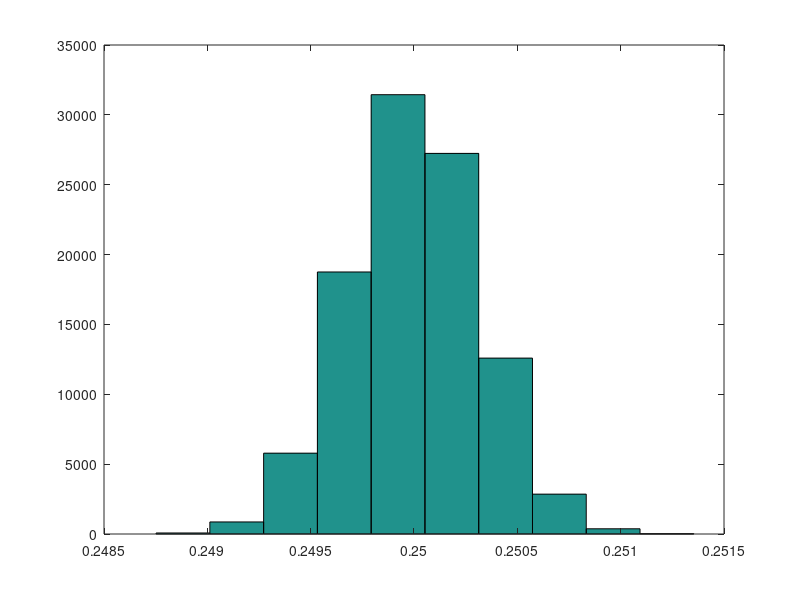
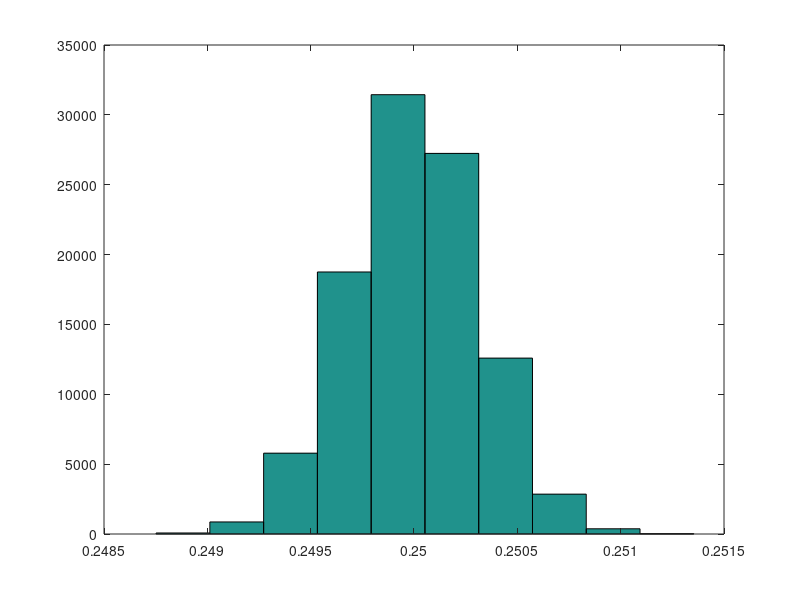
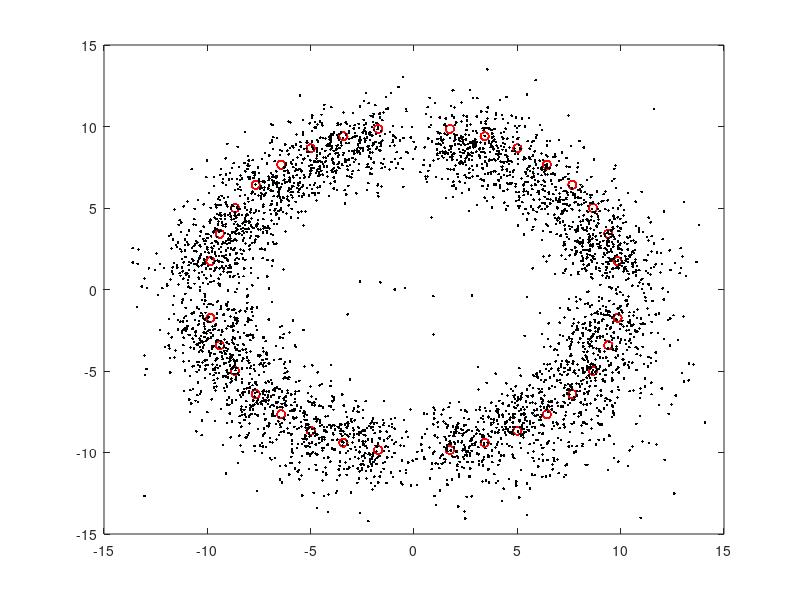
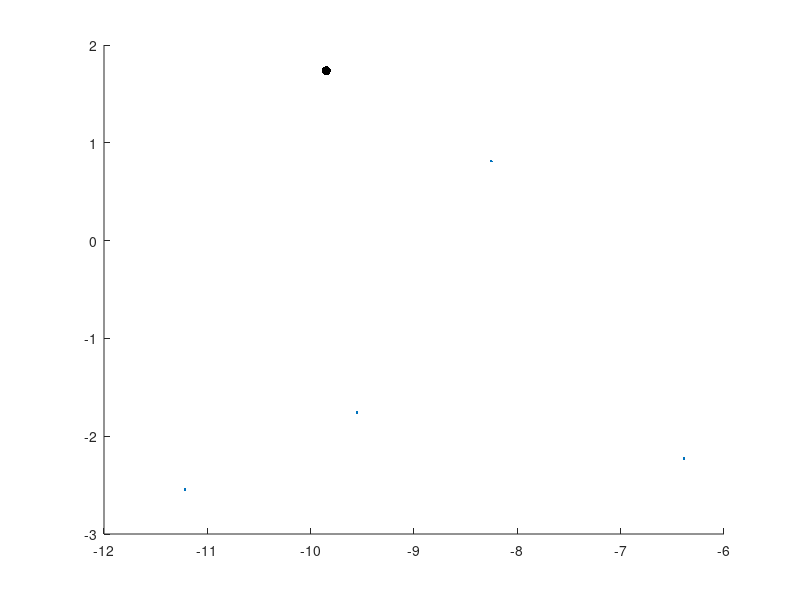

These figures' MATLAB source, in order: (Note: this script raises an error after producing the figures.)
%% understanding Jbar, tau, and sigma

sigma = 5;
Jbar = 16;
tau = .0001;

nSamps = 1e5;
samps = sqrt(1./gamrnd(Jbar/tau,tau,1,nSamps));

hist(1./samps.^2)
hist(samps)

figure; hist(samps)
mean(samps)

%% ==========================================================
%             STUFF WITH ACTUAL DATA!
% ===========================================================
% 08.25.2016

% load in data file
load('group_data.mat')

% rename useful columns of group_data.mat
data_subj = group_data(:,1);
data_priority = group_data(:,2);
data_discsize = group_data(:,4);
response_x = group_data(:,6);
response_y = group_data(:,7);
target_x = 10*cosd(group_data(:,13)); % x location
target_y = 10*sind(group_data(:,13)); % y location

% 
idx = find(isnan(response_x) | isnan(response_y) | isnan(target_x) | isnan(target_y)  ); % delete nans 
response_x(idx) = [];
response_y(idx) = [];
target_x(idx) = [];
target_y(idx) = [];
data_priority(idx) = [];
data_subj(idx) = [];
data_discsize(idx) = [];

% errors
error_x = response_x - target_x;
error_y = response_y - target_y;
error_euclid = sqrt(error_x.^2 + error_y.^2);

idx = error_euclid > 13;
idx = idx | (data_discsize > 13); % delete stuff with disc size > 13
error_x(idx) = [];
error_y(idx) = [];
error_euclid(idx) = [];
response_x(idx) = [];
response_y(idx) = [];
target_x(idx) = [];
target_y(idx) = [];
data_priority(idx) = [];
data_subj(idx) = [];
data_discsize(idx) = [];

% % project everything onto first quadrant
% sign_x = sign(target_x);
% sign_y = sign(target_y);
% response_x = response_x.*sign_x;
% response_y = response_y.*sign_y;
% target_x = target_x.*sign_x;
% target_y = target_y.*sign_y;

% priority and subject numbers
priorityVec = unique(data_priority); % priority condition
nPriorities = length(priorityVec);
titleVec = {'low','med','high'};
subjVec = unique(data_subj);
nSubj = length(subjVec);

% changing to polar coordinates
[target_theta, target_rho] = cart2pol(target_x,target_y);
[response_theta, response_rho] = cart2pol(response_x,response_y);

% errors
error_rho = response_rho - target_rho;
error_theta = response_theta - target_theta;



%% plot raw data (targets and responses)
figure;
plot(target_x,target_y,'ro')
hold on; 
plot(response_x,response_y,'k.')

%% plotting mean and covariance plot of each of 8 target locations
% best if you project onto one quadrant (see section above)

for isubj = 1:nSubj
    subjnum = subjVec(isubj);
    
    for ipriority = 1:nPriorities;
        priority = priorityVec(ipriority);
        
        figure;
        targets_x = unique(target_x);
        for itarget = 1:length(targets_x);
            currtarget_y = target_y(find(target_x == targets_x(itarget),1,'first')); % value of corresponding y_cordingate
            idxx = target_x == targets_x(itarget); % trials which have the correct target
            idxxx = idxx & (data_priority == priority) & (data_subj == subjnum); % correct target, priority condition, and subject number
            
            hold on;
            plot(targets_x(itarget),currtarget_y,'k.','MarkerSize',20)
            plot(response_x(idxxx),response_y(idxxx),'.')
            
            % get and plot cov circle for each target
            responses = [response_x(idxxx) response_y(idxxx)];
            covMat = cov(responses);
            circle = bsxfun(@plus,mean(responses),[cos(linspace(0,2*pi,50))' sin(linspace(0,2*pi,50))']*covMat);
            plot(circle(:,1),circle(:,2),'Color',aspencolors('coral')); % plot covariance circle
            
        end
        defaultplot;
        title(['subj' num2str(subjnum) ' ' titleVec{ipriority} ' priority'])
        axis equal
%         savefig(gcf,['subj' num2str(subjnum) '_' titleVec{ipriority} ])
%         savefig(gcf,['subj' num2str(subjnum) '_' titleVec{ipriority} '.png' ])
    end
end

%% plot of distribution of error and disc size with priority
nBins = 15;

% z-score subject data
standardized_discsize = nan(size(data_discsize));
standardized_error = nan(size(error_euclid));
for isubj = 1:nSubj
    subjnum = subjVec(isubj);
    
    idx = data_subj == subjnum;
    
    discsize = data_discsize(idx);
    euclideanerror = error_euclid(idx);
    
    % standardize them
    discsize = (discsize - mean(discsize))./std(discsize);
    euclideanerror = (euclideanerror - mean(euclideanerror))./std(euclideanerror);
    
    % put them back
    standardized_error(idx) = euclideanerror;
    standardized_discsize(idx) = discsize;    
end

colorVec = {'k','b','r'};
figure; hold on;
% centers = linspace(0,12,nBins);
for ipriority = 1:nPriorities;
    priority = priorityVec(ipriority);
    
    idx = data_priority == priority; 
%         [counts,centers] = hist(standardized_error(idx),nBins);
    [counts,centers] = hist(standardized_discsize(idx),nBins);
    counts = counts./sum(counts);
    
    plot(centers,counts,colorVec{ipriority})
    
end
defaultplot

%% main effects of error and disc size from priority

discsizeMat = nan(nSubj,nPriorities);
euclideanerrorMat = discsizeMat;
rhoerrorMat = discsizeMat; thetaerrorMat = discsizeMat;
for isubj = 1:nSubj;
    subjnum = subjVec(isubj);
    
    for ipriority = 1:nPriorities;
        priority = priorityVec(ipriority);
        
        idx = (data_subj == subjnum) & (data_priority == priority); % indices of trials for current subject
        
        % euclidean error
        euclideanerrorMat(isubj,ipriority) = mean(error_euclid(idx));
        euclideanvarMat(isubj,ipriority) = var(error_euclid(idx));
        
        % mean other errors
        rhoerrorMat(isubj,ipriority) = mean(error_rho(idx));
        thetaerrorMat(isubj,ipriority) = mean(error_theta(idx));
        
        % mean disc size
        discsizeMat(isubj,ipriority) = mean(data_discsize(idx));
    end
    
end

% mean euclidean error main effect
figure;
meaneucliderror = mean(euclideanerrorMat);
semeucliderror = std(euclideanerrorMat)/sqrt(nSubj);
errorbar(meaneucliderror,semeucliderror,'k','LineStyle','none')
set(gca,'XTick',[1 2 3],'XTickLabel',[0.1 0.3 0.6])
xlabel('priority'); title('mean euclidean error'); defaultplot;

% var euclidean error main effect
figure;
meanvareucliderror = mean(euclideanvarMat);
semvareucliderror = std(euclideanvarMat)/sqrt(nSubj);
errorbar(meanvareucliderror,semvareucliderror,'k','LineStyle','none')
set(gca,'XTick',[1 2 3],'XTickLabel',[0.1 0.3 0.6])
xlabel('priority'); title('euclidean error variance'); defaultplot;

% % mean disc size
% figure;
% meandiscsize = mean(discsizeMat);
% semdiscsize = std(discsizeMat)/sqrt(nSubj);
% errorbar(meandiscsize,semdiscsize,'k','LineStyle','none')
% set(gca,'XTick',[1 2 3],'XTickLabel',[0.1 0.3 0.6])
% xlabel('priority'); title('discsize'); defaultplot;

%% plotting bias as a function of priority across or within each subject

aveplot = 1;
indvlplot = 0;

biasVec_theta = nan(nSubj,nPriorities);
varVec_theta = nan(nSubj,nPriorities);
biasVec_rho = nan(nSubj,nPriorities);
varVec_rho = nan(nSubj,nPriorities);
for isubj = 1:nSubj % for each subject
    subjnum = subjVec(isubj);
    
    for ipriority = 1:nPriorities % for each priority
        priority = priorityVec(ipriority);
        idx = (data_subj == subjnum) & (data_priority == priority); % indices of trials for current subject
        
        % calculating bias and variance of rho and theta
        biasVec_rho(isubj,ipriority) = mean(error_rho(idx));
        varVec_rho(isubj,ipriority) = var(error_rho(idx));
        biasVec_theta(isubj,ipriority) = mean(error_theta(idx));
        varVec_theta(isubj,ipriority) = var(error_theta(idx));
    end
    
    if (indvlplot)
        figure;
        subplot(2,2,1); 
        plot(biasVec_rho(isubj,:),'ko')
        title('bias rho')
        defaultplot;
        
        subplot(2,2,2); 
        plot(biasVec_theta(isubj,:),'ko')
        title('bias theta')
        defaultplot;
        
        subplot(2,2,3); 
        plot(varVec_rho(isubj,:),'ko')
        title('variance rho')
        defaultplot;
        
        subplot(2,2,4); 
        plot(varVec_theta(isubj,:),'ko')
        title('variance theta')
        defaultplot;
        
        pause;
    end
end

if (aveplot)
    figure;
    subplot(2,2,1);
    mean_bias_rho = mean(biasVec_rho);
    sem_bias_rho = std(biasVec_rho)/sqrt(size(biasVec_rho,1));
    errorbar(mean_bias_rho,sem_bias_rho,'k')
    set(gca,'XTick',[1 2 3],'XTickLabel',[0.1 0.3 0.6])
    xlabel('priority'); title('bias rho'); defaultplot;
    
    subplot(2,2,2);
    mean_bias_theta = mean(biasVec_theta);
    sem_bias_theta = std(biasVec_theta)/sqrt(size(biasVec_theta,1));
    errorbar(mean_bias_theta,sem_bias_theta,'k')
    set(gca,'XTick',[1 2 3],'XTickLabel',[0.1 0.3 0.6])
    xlabel('priority'); title('bias theta'); defaultplot;
    
    subplot(2,2,3);
    mean_var_rho = mean(varVec_rho);
    sem_var_rho = std(varVec_rho)/sqrt(size(varVec_rho,1));
    errorbar(mean_var_rho,sem_var_rho,'k')
    set(gca,'XTick',[1 2 3],'XTickLabel',[0.1 0.3 0.6])
    xlabel('priority'); title('variance rho'); defaultplot;
    
    subplot(2,2,4);
    mean_var_theta = mean(varVec_theta);
    sem_var_theta = std(varVec_theta)/sqrt(size(varVec_theta,1));
    errorbar(mean_var_theta,sem_var_theta,'k')
    set(gca,'XTick',[1 2 3],'XTickLabel',[0.1 0.3 0.6])
    xlabel('priority'); title('variance theta'); defaultplot;
end

%% scatterplot of disc size vs error (euclidean or circular tangential)

plot(data_discsize,error_euclid,'.')

%% plot of variances for different priorities (with cov matrix)

% project everything onto first quadrant (may or may not have already done
% this)
sign_x = sign(target_x);
sign_y = sign(target_y);
response_x = response_x.*sign_x;
response_y = response_y.*sign_y;
target_x = target_x.*sign_x;
target_y = target_y.*sign_y;

% changing to polar coordinates
[target_theta, target_rho] = cart2pol(target_x,target_y);
[response_theta, response_rho] = cart2pol(response_x,response_y);

% collapse them all onto the same spot
error_x = response_x - target_x;
error_y = response_y - target_y;

colorVec = {'r','b','k'};
figure; 
for ipriority = 1:nPriorities
    priority = priorityVec(ipriority);
    idx = (data_priority == priority); % indices of trials for current priority
    
    % plot target and responses
    subplot(2,2,ipriority); hold on
    plot(error_x(idx),error_y(idx),'.','Color',[0.7 0.7 0.7]) % errors
    plot(0,0,'k.','MarkerSize',14) % target
    title(num2str(priority))
    defaultplot
    
    % plot covariance matrix
    covMat = cov([error_x(idx) error_y(idx)]);
    circle = bsxfun(@plus,mean([error_x(idx) error_y(idx)]),[cos(linspace(0,2*pi,50))' sin(linspace(0,2*pi,50))']*covMat);
    plot(circle(:,1),circle(:,2),colorVec{ipriority}); % plot covariance circle
    
    % plot just covariance matrices on top of one another
    subplot(2,2,4); hold on
    plot(circle(:,1),circle(:,2),colorVec{ipriority}); % plot covariance circle
    axis([-10 10 -20 20])
    defaultplot
end

%% calculate correlation coefficient between euclidean error and discsize

standardized_discsize = nan(size(data_discsize));
standardized_error = nan(size(error_euclid));
for isubj = 1:nSubj
    subjnum = subjVec(isubj);
    
    idx = data_subj == subjnum;
    
    discsize = data_discsize(idx);
    euclideanerror = error_euclid(idx);
    
    % standardize them
    discsize = (discsize - mean(discsize))./std(discsize);
    euclideanerror = (euclideanerror - mean(euclideanerror))./std(euclideanerror);
    
    % put them back
    standardized_error(idx) = euclideanerror;
    standardized_discsize(idx) = discsize;    
end

% overall coreelation
[r,p] = corrcoef(standardized_error,standardized_discsize)

rVec = nan(1,nPriorities); pVec = rVec;
for ipriority = 1:nPriorities;
    priority = priorityVec(ipriority);
    idx = data_priority == priority;
    
    [r,p] = corrcoef(standardized_error(idx),standardized_discsize(idx));
    rVec(ipriority) = r(2);
    pVec(ipriority) = p(2);
end


%% plotting quantile bins of error with discsize

nQuantiles = 5;
meandiscsizeVec = nan(nSubj,nPriorities,nQuantiles);
meaneuclideanerrorVec = meandiscsizeVec; 
meanangularerrorVec = meandiscsizeVec;

for isubj = 1:nSubj
    subjnum = subjVec(isubj);
    
    idx = (data_subj == subjnum);
    
    % get the relevant informtion for current subject and priority
    Discsize = data_discsize(idx);
    Euclideanerror = error_euclid(idx);
    Angularerror = error_theta(idx);
    PriorityVec = data_priority(idx);
    
    % standardizing discsize data
    Discsize = (Discsize - mean(Discsize))./std(Discsize);
    Euclideanerror = (Euclideanerror - mean(Euclideanerror))./std(Euclideanerror);
    
    for ipriority = 1:nPriorities
        priority = priorityVec(ipriority);
        
        idxx = (PriorityVec == priority); % correct subject number and priority
        
        % get the relevant informtion for current subject and priority
        discsize = Discsize(idxx);
        euclideanerror = Euclideanerror(idxx);
        angularerror = Angularerror(idxx);
        
        % sort by increasing discsize
        [discsize, I] = sort(discsize);
        euclideanerror = euclideanerror(I);
        angularerror = angularerror(I);
        
        % chop up into quantiles
        ndatapoints = length(discsize);
        idx_quantile = [0 round([1:nQuantiles].*(ndatapoints/nQuantiles))];

        for iquantile = 1:nQuantiles
            meandiscsizeVec(isubj,ipriority,iquantile) = mean(discsize(idx_quantile(iquantile)+1:idx_quantile(iquantile+1)));
            meaneuclideanerrorVec(isubj,ipriority,iquantile) = mean(euclideanerror(idx_quantile(iquantile)+1:idx_quantile(iquantile+1)));
            meanangularerrorVec(isubj,ipriority,iquantile) = mean(angularerror(idx_quantile(iquantile)+1:idx_quantile(iquantile+1)));
        end
        
    end
end

% means and SEMs across subjects
mean_discsize = squeeze(mean(meandiscsizeVec));
mean_euclideanerror = squeeze(mean(meaneuclideanerrorVec));
mean_angularerror = squeeze(mean(meanangularerrorVec));
sem_discsize = squeeze(std(meandiscsizeVec))/sqrt(nSubj);
sem_euclideanerror = squeeze(std(meaneuclideanerrorVec))/sqrt(nSubj);
sem_angularerror = squeeze(std(meanangularerrorVec))/sqrt(nSubj);

% plot euclidean error
colorVec = {'k','b','r'};
figure; hold on;
for ipriority = 1:nPriorities;
    errorbar(mean_discsize(ipriority,:),mean_euclideanerror(ipriority,:),sem_euclideanerror(ipriority,:),colorVec{ipriority});
end
defaultplot;
ylabel('euclidean error')
xlabel('disc size quantile')


% % plot
% figure; hold on;
% for ipriority = 1:nPriorities;
%     errorbar(mean_angularerror(ipriority,:),sem_angularerror(ipriority,:),colorVec{ipriority});
% end
% defaultplot;
% ylabel('angular error')
% xlabel('disc size quantile')
